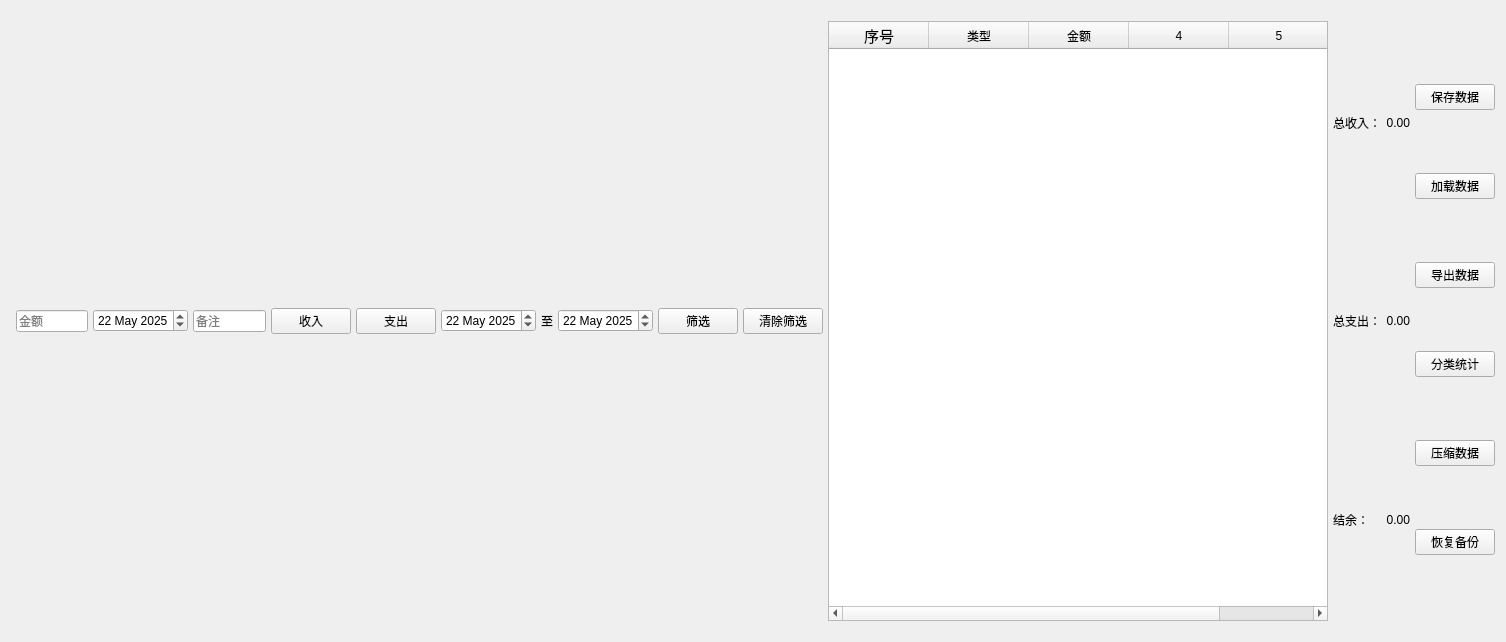
<?xml version="1.0" encoding="UTF-8"?>
<ui version="4.0">
 <class>Widget</class>
 <widget class="QWidget" name="Widget">
  <property name="geometry">
   <rect>
    <x>0</x>
    <y>0</y>
    <width>1506</width>
    <height>632</height>
   </rect>
  </property>
  <property name="windowTitle">
   <string>Widget</string>
  </property>
  <layout class="QVBoxLayout" name="verticalLayout">
   <item>
    <layout class="QHBoxLayout" name="horizontalLayout">
     <property name="spacing">
      <number>5</number>
     </property>
     <property name="topMargin">
      <number>5</number>
     </property>
     <property name="bottomMargin">
      <number>5</number>
     </property>
     <item>
      <spacer name="horizontalSpacer">
       <property name="orientation">
        <enum>Qt::Orientation::Horizontal</enum>
       </property>
       <property name="sizeHint" stdset="0">
        <size>
         <width>40</width>
         <height>20</height>
        </size>
       </property>
      </spacer>
     </item>
     <item>
      <widget class="QLineEdit" name="amountEdit">
       <property name="placeholderText">
        <string>金额</string>
       </property>
      </widget>
     </item>
     <item>
      <widget class="QDateEdit" name="dateEdit">
       <property name="date">
        <date>
         <year>2025</year>
         <month>5</month>
         <day>22</day>
        </date>
       </property>
      </widget>
     </item>
     <item>
      <widget class="QLineEdit" name="noteEdit">
       <property name="placeholderText">
        <string>备注</string>
       </property>
      </widget>
     </item>
     <item>
      <widget class="QPushButton" name="incomeButton">
       <property name="text">
        <string>收入</string>
       </property>
      </widget>
     </item>
     <item>
      <widget class="QPushButton" name="expenseButton">
       <property name="text">
        <string>支出</string>
       </property>
      </widget>
     </item>
     <item>
      <layout class="QHBoxLayout" name="horizontalLayout_2">
       <property name="spacing">
        <number>5</number>
       </property>
       <property name="topMargin">
        <number>5</number>
       </property>
       <property name="bottomMargin">
        <number>5</number>
       </property>
       <item>
        <widget class="QDateEdit" name="startDateEdit">
         <property name="date">
          <date>
           <year>2025</year>
           <month>5</month>
           <day>22</day>
          </date>
         </property>
        </widget>
       </item>
       <item>
        <widget class="QLabel" name="label">
         <property name="text">
          <string>至</string>
         </property>
        </widget>
       </item>
       <item>
        <widget class="QDateEdit" name="endDateEdit">
         <property name="date">
          <date>
           <year>2025</year>
           <month>5</month>
           <day>22</day>
          </date>
         </property>
        </widget>
       </item>
       <item>
        <widget class="QPushButton" name="filterButton">
         <property name="text">
          <string>筛选</string>
         </property>
        </widget>
       </item>
       <item>
        <widget class="QPushButton" name="clearFilterButton">
         <property name="layoutDirection">
          <enum>Qt::LayoutDirection::LeftToRight</enum>
         </property>
         <property name="text">
          <string>清除筛选</string>
         </property>
        </widget>
       </item>
       <item>
        <widget class="QTableWidget" name="recordTable">
         <property name="minimumSize">
          <size>
           <width>500</width>
           <height>600</height>
          </size>
         </property>
         <property name="rowCount">
          <number>0</number>
         </property>
         <property name="columnCount">
          <number>5</number>
         </property>
         <column>
          <property name="text">
           <string>序号</string>
          </property>
          <property name="font">
           <font>
            <pointsize>11</pointsize>
            <bold>false</bold>
           </font>
          </property>
         </column>
         <column>
          <property name="text">
           <string>类型</string>
          </property>
         </column>
         <column>
          <property name="text">
           <string>金额</string>
          </property>
         </column>
         <column/>
         <column/>
        </widget>
       </item>
       <item>
        <layout class="QVBoxLayout" name="verticalLayout_3">
         <property name="spacing">
          <number>5</number>
         </property>
         <property name="topMargin">
          <number>5</number>
         </property>
         <property name="bottomMargin">
          <number>5</number>
         </property>
         <item>
          <layout class="QHBoxLayout" name="horizontalLayout_5">
           <item>
            <widget class="QLabel" name="label_2">
             <property name="text">
              <string>总收入：</string>
             </property>
            </widget>
           </item>
           <item>
            <widget class="QLabel" name="totalIncomeLabel">
             <property name="text">
              <string>0.00</string>
             </property>
             <property name="alignment">
              <set>Qt::AlignmentFlag::AlignRight|Qt::AlignmentFlag::AlignTrailing|Qt::AlignmentFlag::AlignVCenter</set>
             </property>
            </widget>
           </item>
          </layout>
         </item>
         <item>
          <layout class="QHBoxLayout" name="horizontalLayout_4">
           <item>
            <widget class="QLabel" name="label_6">
             <property name="text">
              <string>总支出：</string>
             </property>
            </widget>
           </item>
           <item>
            <widget class="QLabel" name="totalExpenseLabel">
             <property name="text">
              <string>0.00</string>
             </property>
             <property name="alignment">
              <set>Qt::AlignmentFlag::AlignRight|Qt::AlignmentFlag::AlignTrailing|Qt::AlignmentFlag::AlignVCenter</set>
             </property>
            </widget>
           </item>
          </layout>
         </item>
         <item>
          <layout class="QHBoxLayout" name="horizontalLayout_3">
           <item>
            <widget class="QLabel" name="label_4">
             <property name="text">
              <string>结余：</string>
             </property>
            </widget>
           </item>
           <item>
            <widget class="QLabel" name="balanceLabel">
             <property name="layoutDirection">
              <enum>Qt::LayoutDirection::LeftToRight</enum>
             </property>
             <property name="text">
              <string>0.00</string>
             </property>
             <property name="alignment">
              <set>Qt::AlignmentFlag::AlignRight|Qt::AlignmentFlag::AlignTrailing|Qt::AlignmentFlag::AlignVCenter</set>
             </property>
            </widget>
           </item>
          </layout>
         </item>
        </layout>
       </item>
       <item>
        <layout class="QVBoxLayout" name="verticalLayout_2">
         <property name="spacing">
          <number>5</number>
         </property>
         <property name="topMargin">
          <number>5</number>
         </property>
         <property name="bottomMargin">
          <number>5</number>
         </property>
         <item>
          <widget class="QPushButton" name="saveButton">
           <property name="text">
            <string>保存数据</string>
           </property>
          </widget>
         </item>
         <item>
          <widget class="QPushButton" name="loadButton">
           <property name="text">
            <string>加载数据</string>
           </property>
          </widget>
         </item>
         <item>
          <widget class="QPushButton" name="exportButton">
           <property name="text">
            <string>导出数据</string>
           </property>
          </widget>
         </item>
         <item>
          <widget class="QPushButton" name="categoryStatsButton">
           <property name="text">
            <string>分类统计</string>
           </property>
          </widget>
         </item>
         <item>
          <widget class="QPushButton" name="compressButton">
           <property name="text">
            <string>压缩数据</string>
           </property>
          </widget>
         </item>
         <item>
          <widget class="QPushButton" name="restoreButton">
           <property name="text">
            <string>恢复备份</string>
           </property>
          </widget>
         </item>
        </layout>
       </item>
      </layout>
     </item>
    </layout>
   </item>
  </layout>
 </widget>
 <resources/>
 <connections/>
</ui>
